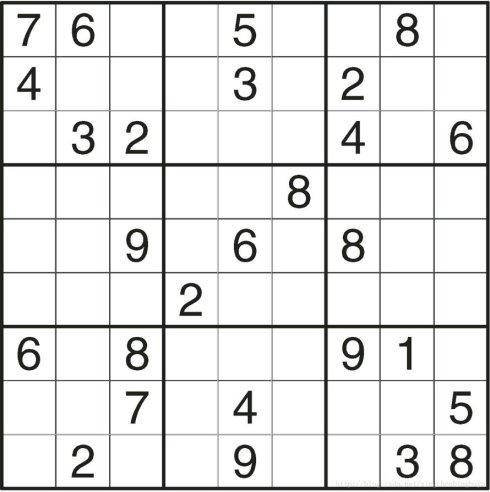
#> input picture learning opencv1/data/line.jpg, 490 x 492 px
$ python image_houghlines.py
#> lines starting #> are read from the running program, lines starting #| are printed output that depends on the picture; after the words box and inside, x2 and y2 are one past the last pixel; in counts of white or black regions, pixels touching at a corner belong together
# 霍夫变换检测形状
# 霍夫变换检测直线
# 直线数学表达式 y= mx + c 或 ρ = xconθ + yxinθ
# 霍夫曼乘1000讲解网址(https://blog.csdn.net/yl_best/article/details/88744997)

'''
# 第一种方法：cv2.HoughLines()
import cv2
import numpy as np
from matplotlib import pyplot as plt

path = './data/line.jpg'
img = cv2.imread(path)
gray = cv2.cvtColor(img, cv2.COLOR_BGR2GRAY)
edges = cv2.Canny(gray, 50, 150, apertureSize = 3) # 边缘检测 50为阈值1,150为阈值2

# cv2.HoughLines()四个值，分别为二值化或边缘检测、像素ρ、弧度、阈值
lines = cv2.HoughLines(edges, 1, np.pi/180, 200)
lines = lines[:, 0, :]      # 提取为二维
for rho, theta in lines[:]:
    a = np.cos(theta)
    b = np.sin(theta)
    x0 = a * rho
    y0 = b * rho
    x1 = int(x0 + 1000 * (-b))   # 可乘500或800，均可
    y1 = int(y0 + 1000 * (a))
    x2 = int(x0 - 1000 * (-b))
    y2 = int(y0 - 1000 * (a))

    cv2.line(img, (x1, y1), (x2, y2), (0, 0, 255), 2)

cv2.imshow('img', img)
cv2.waitKey(0)
'''

# 第二种方法：cv2.HoughLinesP()

import cv2
import numpy as np
from matplotlib import pyplot as plt

path = './data/line.jpg'
img = cv2.imread(path)
#> img is the input picture: shape (492, 490, 3); mean B, G, R 228.5, 228.9, 228.9
gray = cv2.cvtColor(img, cv2.COLOR_BGR2GRAY)
edges = cv2.Canny(gray, 50, 150, apertureSize= 3)
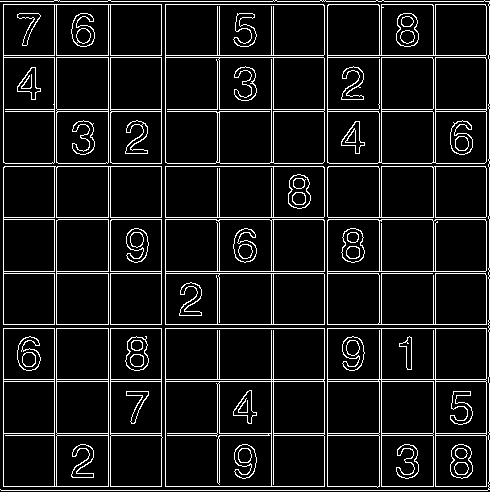
#> edges: shape (492, 490); 9.5% white in thin lines or dots

minLineLength = 100     # 线的最短长度，比这个短的线都会被忽略
maxLineGap = 10         # 两条线段之间的最大间隔，如果小于此值，这两条直线就被看成是一条直线。
lines = cv2.HoughLinesP(edges, 1, np.pi/180, 100, minLineLength, maxLineGap)
#> lines = 152 rows, first 6: [3, 4, 161, 4], [56, 381, 108, 381], [56, 486, 56, 436], [3, 486, 3, 328], [110, 434, 110, 328], [435, 217, 485, 217]
lines = lines[:, 0, :]
for x1, y1, x2, y2 in lines[:]:
    cv2.line(img, (x1, y1), (x2, y2), (0, 0, 255), 2)
#> this loop made 152 passes
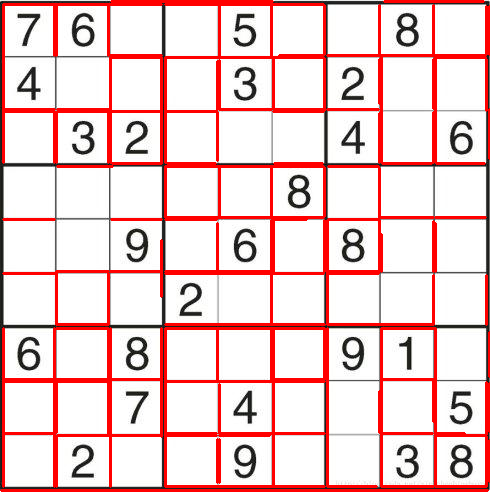
#> img: shape (492, 490, 3); 12.51% of pixels changed, all inside (x1, y1, x2, y2) = (0, 0, 490, 492)

cv2.imshow('img', img)
cv2.waitKey(0)
